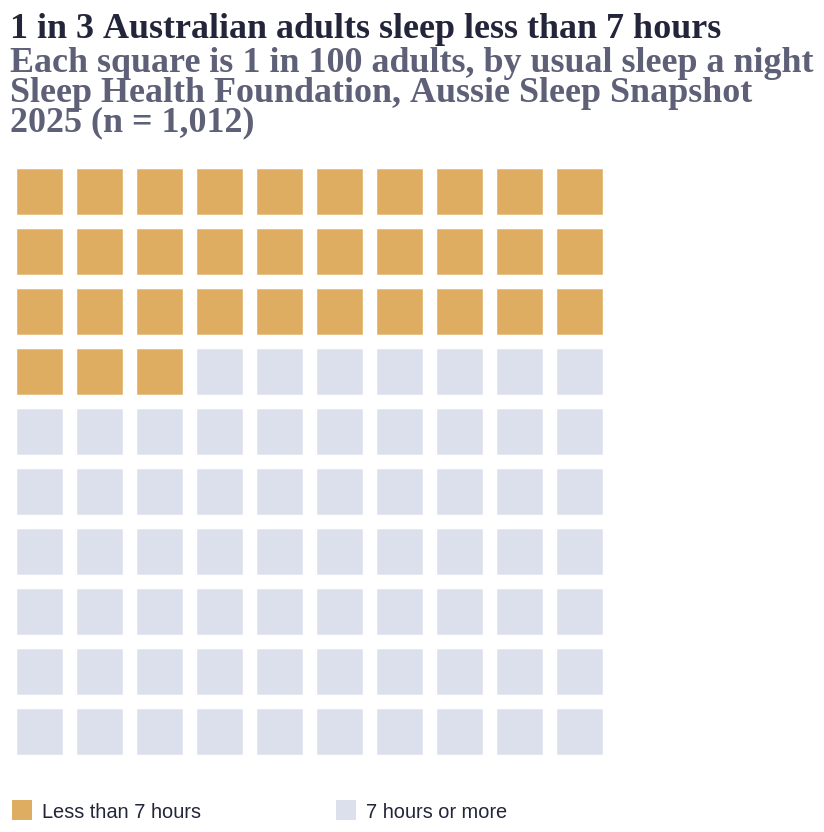

Describe this chart as a Vega-Lite specification.
### Vega-Lite specification from a JSON file in a GitHub repository (floating-point values rounded to 4 significant figures)
{"$schema": "https://vega.github.io/schema/vega-lite/v5.json", "title": {"text": "1 in 3 Australian adults sleep less than 7 hours", "subtitle": ["Each square is 1 in 100 adults, by usual sleep a night", "Sleep Health Foundation, Aussie Sleep Snapshot", "2025 (n = 1,012)"]}, "width": 300, "height": 300, "data": {"sequence": {"start": 0, "stop": 100, "as": "i"}}, "transform": [{"calculate": "datum.i % 10", "as": "col"}, {"calculate": "floor(datum.i / 10)", "as": "row"}, {"calculate": "datum.i < 33 ? 'Less than 7 hours' : '7 hours or more'", "as": "group"}], "mark": {"type": "square", "size": 520, "cornerRadius": 3}, "encoding": {"x": {"field": "col", "type": "ordinal", "axis": null}, "y": {"field": "row", "type": "ordinal", "axis": null}, "color": {"field": "group", "type": "nominal", "title": null, "scale": {"domain": ["Less than 7 hours", "7 hours or more"], "range": ["#d08a1e", "#cdd3e6"]}, "legend": {"orient": "bottom", "direction": "horizontal"}}, "tooltip": [{"field": "group", "title": "Usual sleep"}]}, "config": {"background": "transparent", "font": "Source Sans 3, Helvetica Neue, Arial, sans-serif", "view": {"stroke": null}, "title": {"font": "Fraunces, Georgia, serif", "fontSize": 18, "fontWeight": 600, "color": "#23263a", "anchor": "start", "subtitleFont": "Source Sans 3, Helvetica Neue, Arial, sans-serif", "subtitleFontSize": 13, "subtitleFontWeight": 400, "subtitleColor": "#5d6077", "offset": 12}, "axis": {"labelFontSize": 12, "titleFontSize": 12, "titleColor": "#5d6077", "labelColor": "#5d6077", "gridColor": "#e6e3dc", "labelLimit": 320, "domainColor": "#c9c5bb", "tickColor": "#c9c5bb", "titleFontWeight": 400}, "legend": {"labelLimit": 260, "titleLimit": 300, "labelFontSize": 12, "titleFontSize": 12, "titleColor": "#5d6077", "labelColor": "#23263a", "titleFontWeight": 400}, "header": {"labelFontSize": 13, "labelColor": "#23263a", "titleFontSize": 13}, "text": {"font": "Source Sans 3, Helvetica Neue, Arial, sans-serif", "color": "#23263a"}}}
